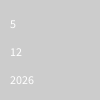
Frame 1 (no input)
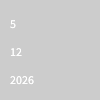
Frame 2 (the mouse pressed at the canvas centre, redrawn once)

The Processing sketch that drew these frames (run headless with seeded random() and noise(); the mouse was pressed at the canvas centre and the sketch redrawn once):

// Processing sketch: Day10_4_String_year_month
// ── Day10_4_String_year_month.pde
//http://processing.org/reference/month_.html

void setup() {
  noLoop();
}

void draw() {
  int d = day();    // Values from 1 - 31
  int m = month();  // Values from 1 - 12
  int y = year();   // 2003, 2004, 2005, etc.
  String s = String.valueOf(d);
  text(s, 10, 28);
  s = String.valueOf(m);
  text(s, 10, 56); 
  s = String.valueOf(y);
  text(s, 10, 84);
}
